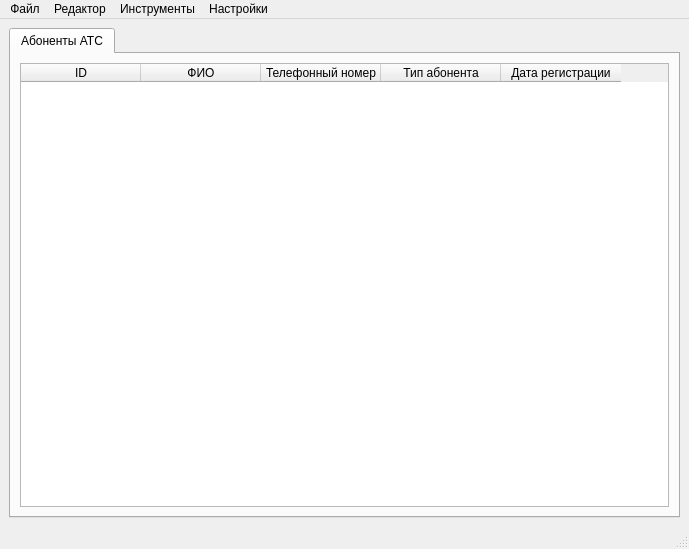
<?xml version="1.0" encoding="UTF-8"?>
<ui version="4.0">
 <class>MainWindow</class>
 <widget class="QMainWindow" name="MainWindow">
  <property name="geometry">
   <rect>
    <x>0</x>
    <y>0</y>
    <width>689</width>
    <height>549</height>
   </rect>
  </property>
  <property name="windowTitle">
   <string>MainWindow</string>
  </property>
  <widget class="QWidget" name="centralwidget">
   <layout class="QHBoxLayout" name="horizontalLayout_2">
    <item>
     <widget class="QTabWidget" name="tabWidget">
      <property name="currentIndex">
       <number>0</number>
      </property>
      <widget class="QWidget" name="subscribersTab">
       <attribute name="title">
        <string>Абоненты АТС</string>
       </attribute>
       <layout class="QHBoxLayout" name="horizontalLayout">
        <item>
         <widget class="QTableWidget" name="subscribersTable">
          <attribute name="horizontalHeaderDefaultSectionSize">
           <number>120</number>
          </attribute>
          <attribute name="horizontalHeaderStretchLastSection">
           <bool>false</bool>
          </attribute>
          <column>
           <property name="text">
            <string>ID</string>
           </property>
          </column>
          <column>
           <property name="text">
            <string>ФИО</string>
           </property>
          </column>
          <column>
           <property name="text">
            <string>Телефонный номер</string>
           </property>
          </column>
          <column>
           <property name="text">
            <string>Тип абонента</string>
           </property>
          </column>
          <column>
           <property name="text">
            <string>Дата регистрации</string>
           </property>
          </column>
         </widget>
        </item>
       </layout>
      </widget>
     </widget>
    </item>
   </layout>
  </widget>
  <widget class="QMenuBar" name="menubar">
   <property name="geometry">
    <rect>
     <x>0</x>
     <y>0</y>
     <width>689</width>
     <height>33</height>
    </rect>
   </property>
   <widget class="QMenu" name="fileMenu">
    <property name="title">
     <string>Файл</string>
    </property>
    <addaction name="saveFileAction"/>
   </widget>
   <widget class="QMenu" name="editorMenu">
    <property name="title">
     <string>Редактор</string>
    </property>
    <addaction name="addAction"/>
    <addaction name="editAction"/>
    <addaction name="deleteAction"/>
   </widget>
   <widget class="QMenu" name="toolMenu">
    <property name="title">
     <string>Инструменты</string>
    </property>
    <addaction name="filterAction"/>
   </widget>
   <widget class="QMenu" name="settingMenu">
    <property name="title">
     <string>Настройки</string>
    </property>
   </widget>
   <addaction name="fileMenu"/>
   <addaction name="editorMenu"/>
   <addaction name="toolMenu"/>
   <addaction name="settingMenu"/>
  </widget>
  <widget class="QStatusBar" name="statusbar"/>
  <action name="addAction">
   <property name="text">
    <string>Добавить</string>
   </property>
  </action>
  <action name="editAction">
   <property name="text">
    <string>Редактировать</string>
   </property>
  </action>
  <action name="deleteAction">
   <property name="text">
    <string>Удалить</string>
   </property>
  </action>
  <action name="saveFileAction">
   <property name="text">
    <string>Сохранить</string>
   </property>
  </action>
  <action name="filterAction">
   <property name="text">
    <string>Фильтр</string>
   </property>
  </action>
 </widget>
 <resources/>
 <connections/>
</ui>
